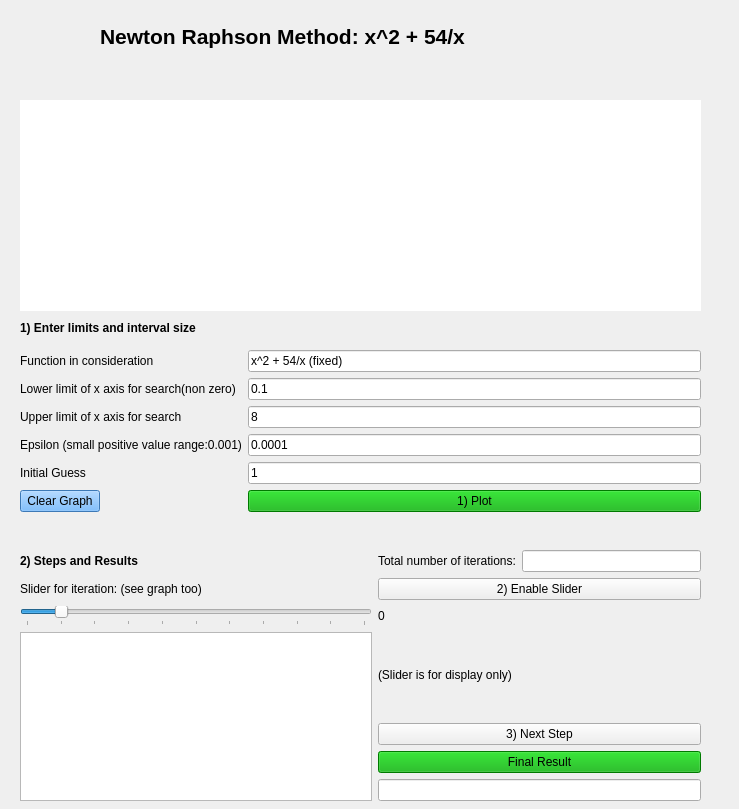
     <widget class="QWidget" name="scrollAreaWidgetContents_6">
      <property name="enabled">
       <bool>true</bool>
      </property>
      <property name="geometry">
       <rect>
        <x>0</x>
        <y>0</y>
        <width>739</width>
        <height>809</height>
       </rect>
      </property>
      <property name="layoutDirection">
       <enum>Qt::LeftToRight</enum>
      </property>
      <widget class="QLabel" name="label_59">
       <property name="geometry">
        <rect>
         <x>20</x>
         <y>320</y>
         <width>211</width>
         <height>16</height>
        </rect>
       </property>
       <property name="font">
        <font>
         <weight>75</weight>
         <bold>true</bold>
        </font>
       </property>
       <property name="text">
        <string>1) Enter limits and interval size</string>
       </property>
      </widget>
      <widget class="QWidget" name="formLayoutWidget_6">
       <property name="geometry">
        <rect>
         <x>20</x>
         <y>350</y>
         <width>681</width>
         <height>185</height>
        </rect>
       </property>
       <layout class="QFormLayout" name="formLayout_6">
        <item row="0" column="0">
         <widget class="QLabel" name="label_60">
          <property name="text">
           <string>Function in consideration</string>
          </property>
         </widget>
        </item>
        <item row="0" column="1">
         <widget class="QLineEdit" name="polynomial_edit_6">
          <property name="text">
           <string>x^2 + 54/x (fixed)</string>
          </property>
         </widget>
        </item>
        <item row="1" column="0">
         <widget class="QLabel" name="label_61">
          <property name="text">
           <string>Lower limit of x axis for search(non zero)</string>
          </property>
         </widget>
        </item>
        <item row="1" column="1">
         <widget class="QLineEdit" name="lowerx_edit_6">
          <property name="text">
           <string>0.1</string>
          </property>
         </widget>
        </item>
        <item row="2" column="0">
         <widget class="QLabel" name="label_62">
          <property name="text">
           <string>Upper limit of x axis for search</string>
          </property>
         </widget>
        </item>
        <item row="2" column="1">
         <widget class="QLineEdit" name="upperx_edit_6">
          <property name="text">
           <string>8</string>
          </property>
         </widget>
        </item>
        <item row="3" column="0">
         <widget class="QLabel" name="label_63">
          <property name="text">
           <string>Epsilon (small positive value range:0.001)</string>
          </property>
         </widget>
        </item>
        <item row="3" column="1">
         <widget class="QLineEdit" name="stepsize_edit_6">
          <property name="text">
           <string>0.0001</string>
          </property>
         </widget>
        </item>
        <item row="5" column="1">
         <widget class="QPushButton" name="plot_button_6">
          <property name="styleSheet">
           <string notr="true">background-color: rgb(0, 170, 0);</string>
          </property>
          <property name="text">
           <string>1) Plot</string>
          </property>
         </widget>
        </item>
        <item row="5" column="0">
         <widget class="QPushButton" name="clear_button_6">
          <property name="styleSheet">
           <string notr="true">background-color: rgb(85, 170, 255);</string>
          </property>
          <property name="text">
           <string>Clear Graph</string>
          </property>
         </widget>
        </item>
        <item row="4" column="0">
         <widget class="QLabel" name="label_64">
          <property name="text">
           <string>Initial Guess</string>
          </property>
         </widget>
        </item>
        <item row="4" column="1">
         <widget class="QLineEdit" name="initialguess_edit_5">
          <property name="text">
           <string>1</string>
          </property>
         </widget>
        </item>
       </layout>
      </widget>
      <widget class="QWidget" name="horizontalLayoutWidget_11">
       <property name="geometry">
        <rect>
         <x>20</x>
         <y>60</y>
         <width>671</width>
         <height>31</height>
        </rect>
       </property>
       <layout class="QHBoxLayout" name="horizontalLayout_12"/>
      </widget>
      <widget class="QLabel" name="label_65">
       <property name="geometry">
        <rect>
         <x>100</x>
         <y>20</y>
         <width>571</width>
         <height>33</height>
        </rect>
       </property>
       <property name="font">
        <font>
         <pointsize>16</pointsize>
         <weight>75</weight>
         <bold>true</bold>
        </font>
       </property>
       <property name="text">
        <string>Newton Raphson Method: x^2 + 54/x</string>
       </property>
      </widget>
      <widget class="QWidget" name="horizontalLayoutWidget_12">
       <property name="geometry">
        <rect>
         <x>20</x>
         <y>100</y>
         <width>681</width>
         <height>211</height>
        </rect>
       </property>
       <layout class="QHBoxLayout" name="horizontalLayout_13">
        <item>
         <widget class="QWidget" name="widget_6" native="true">
          <property name="styleSheet">
           <string notr="true">background-color: rgb(255, 255, 255);</string>
          </property>
         </widget>
        </item>
       </layout>
      </widget>
      <widget class="QWidget" name="gridLayoutWidget_6">
       <property name="geometry">
        <rect>
         <x>20</x>
         <y>550</y>
         <width>681</width>
         <height>251</height>
        </rect>
       </property>
       <layout class="QGridLayout" name="gridLayout_6">
        <item row="0" column="0">
         <widget class="QLabel" name="label_66">
          <property name="font">
           <font>
            <weight>75</weight>
            <bold>true</bold>
           </font>
          </property>
          <property name="text">
           <string>2) Steps and Results</string>
          </property>
         </widget>
        </item>
        <item row="0" column="1">
         <widget class="QLabel" name="label_67">
          <property name="text">
           <string>Total number of iterations:</string>
          </property>
         </widget>
        </item>
        <item row="6" column="1" colspan="2">
         <widget class="QLineEdit" name="finalresult_edit_6"/>
        </item>
        <item row="2" column="0">
         <widget class="QSlider" name="stepslider_6">
          <property name="maximum">
           <number>10</number>
          </property>
          <property name="value">
           <number>1</number>
          </property>
          <property name="sliderPosition">
           <number>1</number>
          </property>
          <property name="orientation">
           <enum>Qt::Horizontal</enum>
          </property>
          <property name="tickPosition">
           <enum>QSlider::TicksBelow</enum>
          </property>
         </widget>
        </item>
        <item row="1" column="0">
         <widget class="QLabel" name="label_68">
          <property name="text">
           <string>Slider for iteration: (see graph too)                                                   </string>
          </property>
         </widget>
        </item>
        <item row="5" column="1" colspan="2">
         <widget class="QPushButton" name="final_button_6">
          <property name="styleSheet">
           <string notr="true">background-color: rgb(0, 170, 0);</string>
          </property>
          <property name="text">
           <string>Final Result</string>
          </property>
         </widget>
        </item>
        <item row="4" column="1" colspan="2">
         <widget class="QPushButton" name="next_button_6">
          <property name="text">
           <string>3) Next Step</string>
          </property>
         </widget>
        </item>
        <item row="0" column="2">
         <widget class="QLineEdit" name="numberoiterations_edit_6"/>
        </item>
        <item row="1" column="1" colspan="2">
         <widget class="QPushButton" name="setslider_button_6">
          <property name="text">
           <string>2) Enable Slider</string>
          </property>
         </widget>
        </item>
        <item row="2" column="1">
         <widget class="QLabel" name="iterationnumber_label_6">
          <property name="text">
           <string>0</string>
          </property>
         </widget>
        </item>
        <item row="3" column="0" rowspan="4">
         <widget class="QTextEdit" name="disp_edit_6"/>
        </item>
        <item row="3" column="1">
         <widget class="QLabel" name="label_69">
          <property name="text">
           <string>(Slider is for display only)</string>
          </property>
         </widget>
        </item>
       </layout>
      </widget>
     </widget>
